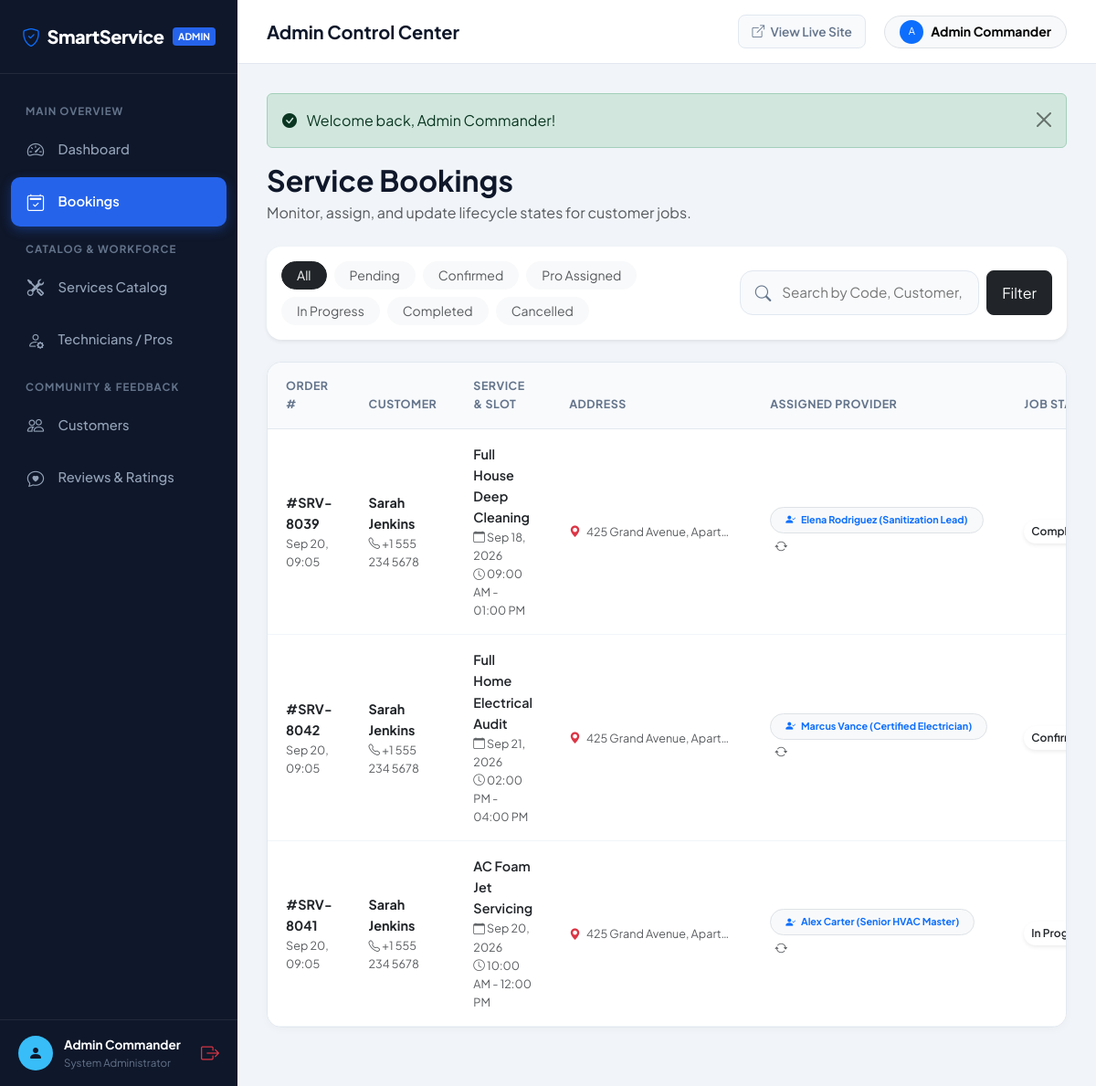
The app's page /admin/bookings.php (signed in) with its own data.
### tables this page shows
CREATE TABLE `bookings` (
  `id` INT AUTO_INCREMENT PRIMARY KEY,
  `booking_code` VARCHAR(30) NOT NULL UNIQUE,
  `user_id` INT NOT NULL,
  `service_id` INT NOT NULL,
  `technician_id` INT NULL,
  `service_date` DATE NOT NULL,
  `time_slot` VARCHAR(50) NOT NULL,
  `status` ENUM('pending', 'confirmed', 'technician_assigned', 'in_progress', 'completed', 'cancelled') DEFAULT 'pending',
  `total_amount` DECIMAL(10,2) NOT NULL,
  `payment_method` ENUM('cash', 'online', 'card') DEFAULT 'cash',
  `payment_status` ENUM('pending', 'paid', 'refunded') DEFAULT 'pending',
  `service_address` TEXT NOT NULL,
  `latitude` DECIMAL(10,7) NULL,
  `longitude` DECIMAL(10,7) NULL,
  `special_notes` TEXT NULL,
  `created_at` TIMESTAMP DEFAULT CURRENT_TIMESTAMP,
  `updated_at` TIMESTAMP DEFAULT CURRENT_TIMESTAMP ON UPDATE CURRENT_TIMESTAMP,
  FOREIGN KEY (`user_id`) REFERENCES `users`(`id`) ON DELETE CASCADE,
  FOREIGN KEY (`service_id`) REFERENCES `services`(`id`) ON DELETE CASCADE,
  FOREIGN KEY (`technician_id`) REFERENCES `technicians`(`id`) ON DELETE SET NULL
);

CREATE TABLE `users` (
  `id` INT AUTO_INCREMENT PRIMARY KEY,
  `name` VARCHAR(120) NOT NULL,
  `email` VARCHAR(150) NOT NULL UNIQUE,
  `phone` VARCHAR(30) NOT NULL,
  `password` VARCHAR(255) NOT NULL,
  `role` ENUM('customer', 'admin') DEFAULT 'customer',
  `address` TEXT NULL,
  `avatar` VARCHAR(255) DEFAULT 'default_user.png',
  `created_at` TIMESTAMP DEFAULT CURRENT_TIMESTAMP
);

CREATE TABLE `services` (
  `id` INT AUTO_INCREMENT PRIMARY KEY,
  `category_id` INT NOT NULL,
  `name` VARCHAR(150) NOT NULL,
  `description` TEXT,
  `price` DECIMAL(10,2) NOT NULL DEFAULT 0.00,
  `duration_mins` INT NOT NULL DEFAULT 60,
  `rating` DECIMAL(3,2) DEFAULT 4.80,
  `total_reviews` INT DEFAULT 0,
  `status` ENUM('active', 'inactive') DEFAULT 'active',
  `image` VARCHAR(255) DEFAULT 'service_default.jpg',
  `created_at` TIMESTAMP DEFAULT CURRENT_TIMESTAMP,
  FOREIGN KEY (`category_id`) REFERENCES `categories`(`id`) ON DELETE CASCADE
);

CREATE TABLE `technicians` (
  `id` INT AUTO_INCREMENT PRIMARY KEY,
  `name` VARCHAR(120) NOT NULL,
  `phone` VARCHAR(30) NOT NULL,
  `email` VARCHAR(150) NOT NULL,
  `category_id` INT NOT NULL,
  `rating` DECIMAL(3,2) DEFAULT 4.90,
  `total_jobs` INT DEFAULT 0,
  `status` ENUM('available', 'busy', 'offline') DEFAULT 'available',
  `avatar` VARCHAR(255) DEFAULT 'tech_default.png',
  `current_lat` DECIMAL(10, 7) DEFAULT 40.7128,
  `current_lng` DECIMAL(10, 7) DEFAULT -74.0060,
  `created_at` TIMESTAMP DEFAULT CURRENT_TIMESTAMP,
  FOREIGN KEY (`category_id`) REFERENCES `categories`(`id`) ON DELETE CASCADE
);

### admin/bookings.php (the view, shortened to what this page needs)
<?php
require_once __DIR__ . '/includes/admin_header.php';
$filter_status = sanitize(isset($_GET['status']) ? $_GET['status'] : 'all');
$search = sanitize(isset($_GET['search']) ? $_GET['search'] : '');
$query = "
    SELECT
        b.*,
        u.name AS user_name, u.email AS user_email, u.phone AS user_phone,
        s.name AS service_name, s.category_id,
        t.name AS tech_name, t.phone AS tech_phone
    FROM bookings b
    JOIN users u ON b.user_id = u.id
    JOIN services s ON b.service_id = s.id
    LEFT JOIN technicians t ON b.technician_id = t.id
    WHERE 1=1
";
$query .= " ORDER BY b.id DESC";
$bookings_res = $conn->query($query);
?>
<div class="d-flex justify-content-between align-items-center mb-4 flex-wrap gap-3">
    <div>
        <h2 class="fw-bold mb-1">Service Bookings</h2>
        <p class="text-muted mb-0">Monitor, assign, and update lifecycle states for customer jobs.</p>
    </div>
</div>
<div class="card border-0 shadow-sm rounded-4 p-3 mb-4 bg-white">
    <div class="row g-3 align-items-center">
        <div class="col-lg-7">
            <div class="d-flex gap-2 flex-wrap">
                <a href="?status=all" class="btn btn-sm rounded-pill px-3 <?= ($filter_status === 'all') ? 'btn-dark' : 'btn-light text-muted' ?>">All</a>
                <a href="?status=pending" class="btn btn-sm rounded-pill px-3 <?= ($filter_status === 'pending') ? 'btn-dark' : 'btn-light text-muted' ?>">Pending</a>
                <a href="?status=confirmed" class="btn btn-sm rounded-pill px-3 <?= ($filter_status === 'confirmed') ? 'btn-dark' : 'btn-light text-muted' ?>">Confirmed</a>
                <a href="?status=technician_assigned" class="btn btn-sm rounded-pill px-3 <?= ($filter_status === 'technician_assigned') ? 'btn-dark' : 'btn-light text-muted' ?>">Pro Assigned</a>
                <a href="?status=in_progress" class="btn btn-sm rounded-pill px-3 <?= ($filter_status === 'in_progress') ? 'btn-dark' : 'btn-light text-muted' ?>">In Progress</a>
                <a href="?status=completed" class="btn btn-sm rounded-pill px-3 <?= ($filter_status === 'completed') ? 'btn-dark' : 'btn-light text-muted' ?>">Completed</a>
                <a href="?status=cancelled" class="btn btn-sm rounded-pill px-3 <?= ($filter_status === 'cancelled') ? 'btn-dark' : 'btn-light text-muted' ?>">Cancelled</a>
            </div>
        </div>
        <div class="col-lg-5">
            <form method="GET" class="d-flex gap-2">
                <div class="search-input-group m-0 w-100">
                    <i class="bi bi-search"></i>
                    <input type="text" name="search" value="<?= htmlspecialchars($search) ?>" placeholder="Search by Code, Customer, Phone...">
                </div>
                <button type="submit" class="btn btn-dark rounded-3 px-3">Filter</button>
            </form>
        </div>
    </div>
</div>
<div class="admin-card">
    <div class="table-responsive">
        <table class="table admin-table mb-0">
            <thead>
                <tr>
                    <th>Order #</th>
                    <th>Customer</th>
                    <th>Service & Slot</th>
                    <th>Address</th>
                    <th>Assigned Provider</th>
                    <th>Job Status</th>
                </tr>
            </thead>
            <tbody>
                <?php if ($bookings_res && $bookings_res->num_rows > 0): ?>
                    <?php while ($b = $bookings_res->fetch_assoc()): ?>
                        <tr>
                            <td>
                                <span class="fw-bold text-dark">#<?= htmlspecialchars($b['booking_code']) ?></span>
                                <div class="small text-muted"><?= date('M d, H:i', strtotime($b['created_at'])) ?></div>
                            </td>
                            <td>
                                <div class="fw-bold text-dark"><?= htmlspecialchars($b['user_name']) ?></div>
                                <div class="small text-muted"><i class="bi bi-telephone"></i> <?= htmlspecialchars($b['user_phone']) ?></div>
                            </td>
                            <td>
                                <div class="fw-semibold text-dark"><?= htmlspecialchars($b['service_name']) ?></div>
                                <div class="small text-muted">
                                    <i class="bi bi-calendar"></i> <?= date('M d, Y', strtotime($b['service_date'])) ?><br>
                                    <i class="bi bi-clock"></i> <?= htmlspecialchars($b['time_slot']) ?>
                                </div>
                            </td>
                            <td>
                                <div class="small text-muted text-truncate" style="max-width: 180px;" title="<?= htmlspecialchars($b['service_address']) ?>">
                                    <i class="bi bi-geo-alt-fill text-danger me-1"></i> <?= htmlspecialchars($b['service_address']) ?>
                                </div>
                            </td>
                            <td>
                                <?php if (!empty($b['tech_name'])): ?>
                                    <span class="badge bg-light text-primary border rounded-pill py-2 px-3">
                                        <i class="bi bi-person-check-fill me-1"></i> <?= htmlspecialchars($b['tech_name']) ?>
                                    </span>
                                    <button type="button" class="btn btn-link btn-sm text-muted p-0 ms-1 btn-open-assign-modal"
                                            data-booking-id="<?= (int)$b['id'] ?>"
                                            data-booking-code="<?= htmlspecialchars($b['booking_code']) ?>"
                                            data-service-name="<?= htmlspecialchars($b['service_name']) ?>"
                                            data-category-id="<?= (int)$b['category_id'] ?>"
                                            title="Reassign">
                                        <i class="bi bi-arrow-repeat"></i>
                                    </button>
                                <?php endif; ?>
                            </td>
                            <td>
                                <select class="form-select form-select-sm rounded-pill status-quick-change border-0 fw-semibold shadow-sm"
                                        style="width: 140px; font-size: 12px;"
                                        data-booking-id="<?= (int)$b['id'] ?>"
                                        data-current="<?= htmlspecialchars($b['status']) ?>">
                                    <option value="confirmed" <?= $b['status'] === 'confirmed' ? 'selected' : '' ?>>Confirmed</option>
                                    <option value="in_progress" <?= $b['status'] === 'in_progress' ? 'selected' : '' ?>>In Progress</option>
                                    <option value="completed" <?= $b['status'] === 'completed' ? 'selected' : '' ?>>Completed</option>
                                </select>
                            </td>
                        </tr>
                    <?php endwhile; ?>
                <?php endif; ?>
            </tbody>
        </table>
    </div>
</div>
<?php require_once __DIR__ . '/includes/admin_footer.php'; ?>

### Assets/css/style.css (style rules this page uses)
:root { --font-primary: 'Plus Jakarta Sans', -apple-system, BlinkMacSystemFont, "Segoe UI", Roboto, sans-serif; --bg-main: #f8fafc; --bg-card: #ffffff; --text-dark: #0f172a; --text-muted: #64748b; --text-light: #94a3b8; --border-color: #e2e8f0; --primary: #000000; --primary-hover: #1e293b; --accent: #2563eb; --accent-light: #eff6ff; --accent-hover: #1d4ed8; --success: #10b981; --success-bg: #ecfdf5; --warning: #f59e0b; --warning-bg: #fffbeb; --danger: #ef4444; --danger-bg: #fef2f2; --info: #06b6d4; --info-bg: #ecfeff; --radius-sm: 8px; --radius-md: 14px; --radius-lg: 20px; --radius-full: 9999px; --shadow-sm: 0 1px 3px rgba(0, 0, 0, 0.05); --shadow-md: 0 4px 20px -2px rgba(15, 23, 42, 0.07); --shadow-lg: 0 12px 35px -4px rgba(15, 23, 42, 0.12); --shadow-hover: 0 20px 40px -6px rgba(15, 23, 42, 0.16); --transition: all 0.25s cubic-bezier(0.16, 1, 0.3, 1); }
* { box-sizing: border-box; margin: 0; padding: 0; }
body { font-family: var(--font-primary); background-color: var(--bg-main); color: var(--text-dark); line-height: 1.6; -webkit-font-smoothing: antialiased; min-height: 100vh; display: flex; flex-direction: column; }
a { color: var(--accent); text-decoration: none; transition: var(--transition); }
.search-input-group { display: flex; align-items: center; background: var(--bg-main); border: 1px solid var(--border-color); border-radius: var(--radius-md); padding: 0.6rem 1rem; margin-bottom: 1rem; transition: var(--transition); }
.search-input-group i { color: var(--text-muted); font-size: 1.1rem; margin-right: 0.75rem; }
.search-input-group input, .search-input-group select { border: none; background: transparent; width: 100%; font-size: 0.95rem; color: var(--text-dark); outline: none; }

### Assets/css/admin.css (style rules this page uses)
:root { --admin-sidebar-w: 260px; --admin-sidebar-bg: #0f172a; --admin-sidebar-hover: #1e293b; --admin-sidebar-active: #2563eb; --admin-topbar-h: 70px; }
body.admin-body { background-color: #f1f5f9; display: flex; min-height: 100vh; margin: 0; font-family: 'Plus Jakarta Sans', sans-serif; }
.admin-card { background: #ffffff; border-radius: 16px; border: 1px solid #e2e8f0; box-shadow: 0 2px 10px rgba(0, 0, 0, 0.03); overflow: hidden; margin-bottom: 2rem; }
.admin-table { width: 100%; margin-bottom: 0; }
.admin-table th { background: #f8fafc; color: #64748b; font-size: 0.78rem; font-weight: 700; text-transform: uppercase; letter-spacing: 0.5px; padding: 1rem 1.25rem; border-bottom: 1px solid #e2e8f0; }
.admin-table td { padding: 1rem 1.25rem; vertical-align: middle; border-bottom: 1px solid #f1f5f9; font-size: 0.9rem; color: #334155; }

### records on screen
bookings: booking_code "SRV-8039", created_at "Sep 20, 09:05", user.name "Sarah Jenkins", user.phone "+1 555 234 5678", service.name "Full House Deep Cleaning", service_date "Sep 18, 2026", time_slot "09:00 AM - 01:00 PM", service_address "425 Grand Avenue, Apart…", technician.name "Elena Rodriguez (Sanitization Lead)", status+id "Completed"
bookings: booking_code "SRV-8042", created_at "Sep 20, 09:05", user.name "Sarah Jenkins", user.phone "+1 555 234 5678", service.name "Full Home Electrical Audit", service_date "Sep 21, 2026", time_slot "02:00 PM - 04:00 PM", service_address "425 Grand Avenue, Apart…", technician.name "Marcus Vance (Certified Electrician)", status+id "Confirmed"
bookings: booking_code "SRV-8041", created_at "Sep 20, 09:05", user.name "Sarah Jenkins", user.phone "+1 555 234 5678", service.name "AC Foam Jet Servicing", service_date "Sep 20, 2026", time_slot "10:00 AM - 12:00 PM", service_address "425 Grand Avenue, Apart…", technician.name "Alex Carter (Senior HVAC Master)", status+id "In Progress"

### other values on screen
SITE_NAME "SmartService"
$admin_user['name'] "Admin Commander"
$flash['message'] "Welcome back, Admin Commander!"
